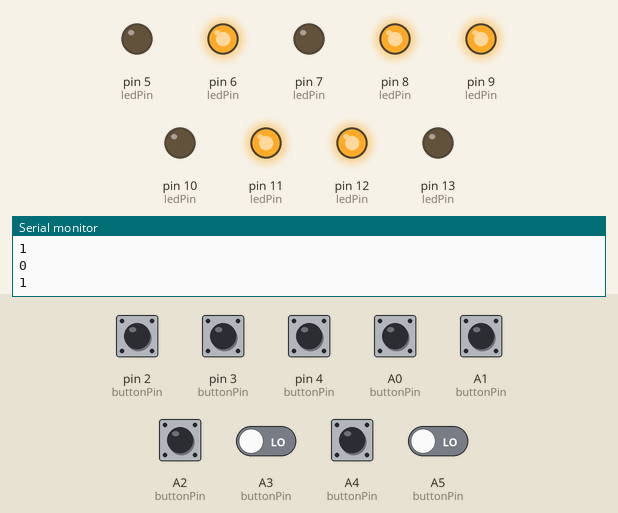
Bench run of a sketch on a simulated Arduino Uno, built with avr-gcc and run on an emulated ATmega328P. On the bench: output pins drawn as LEDs (lit = HIGH), the last lines printed to the serial monitor. Dashed ring = blinking. The inputs (shaded band) are chosen by the test bench; at power-on: A4 (buttonPin) HIGH, A0 (buttonPin), A1 (buttonPin), A2 (buttonPin), A3 (buttonPin), A5 (buttonPin), pin 2 (buttonPin), pin 3 (buttonPin), pin 4 (buttonPin) LOW. Random numbers use the default seed unless the sketch sets one.

Above: at 2.2 s.
2.3 s: pin 2 (buttonPin) pulled HIGH for 0.6 s
At 3.4 s:
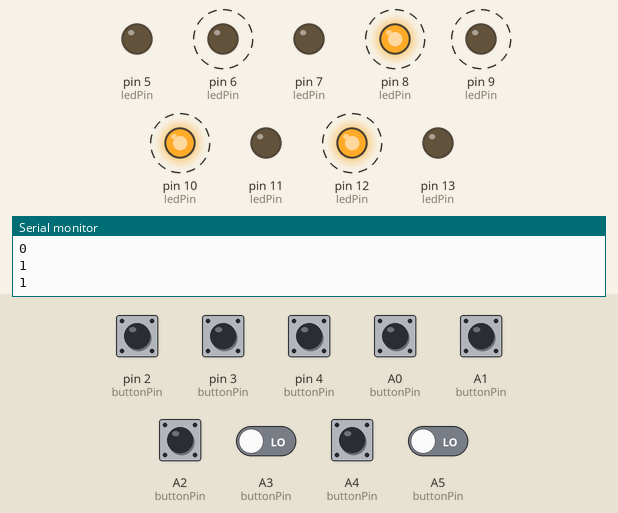
6.0 s: pin 3 (buttonPin) pulled HIGH for 0.6 s
At 6.8 s:
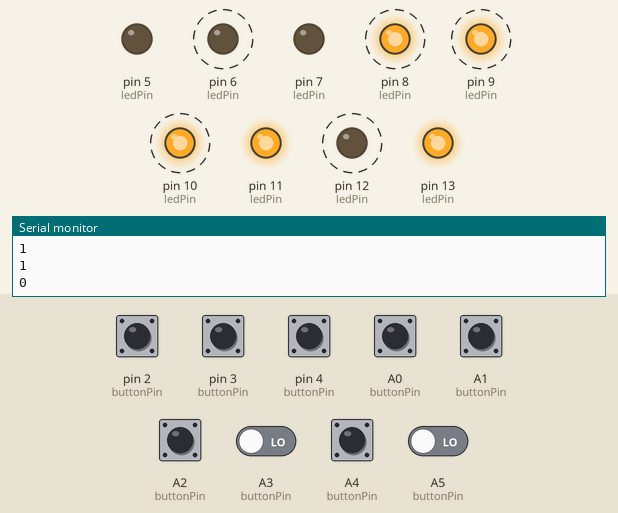
9.1 s: pin 4 (buttonPin) pulled HIGH for 0.6 s
At 10.4 s:
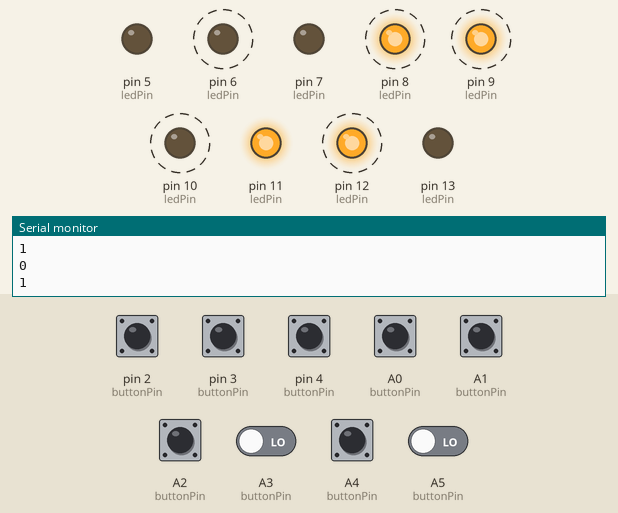
12.8 s: A0 (buttonPin) pulled HIGH for 0.6 s
At 13.9 s:
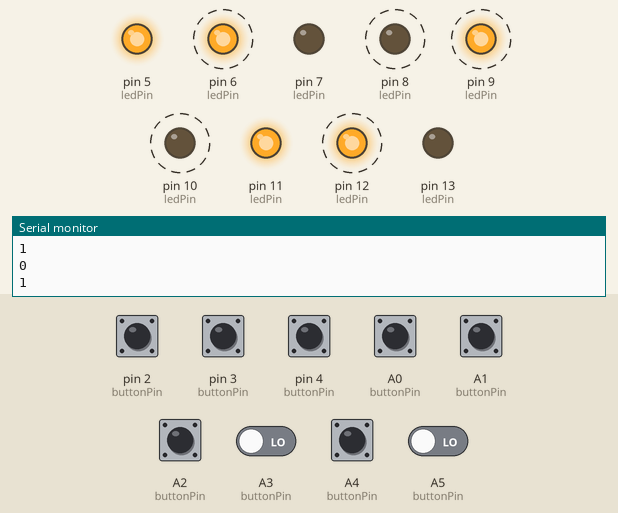
16.5 s: A1 (buttonPin) pulled HIGH for 0.6 s
At 17.9 s:
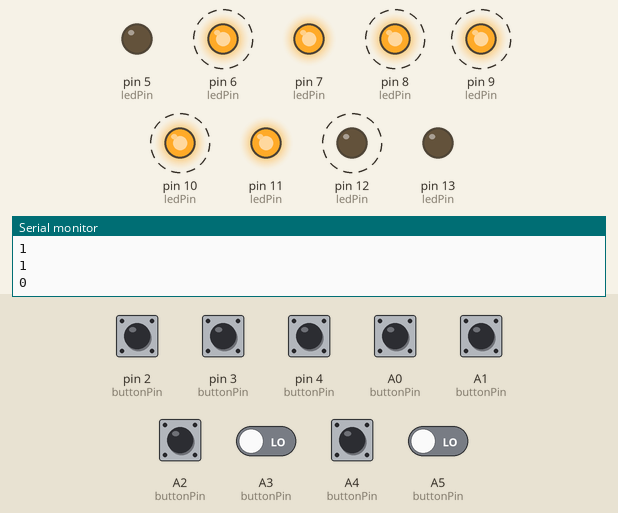
19.6 s: A2 (buttonPin) pulled HIGH for 0.6 s
At 20.4 s:
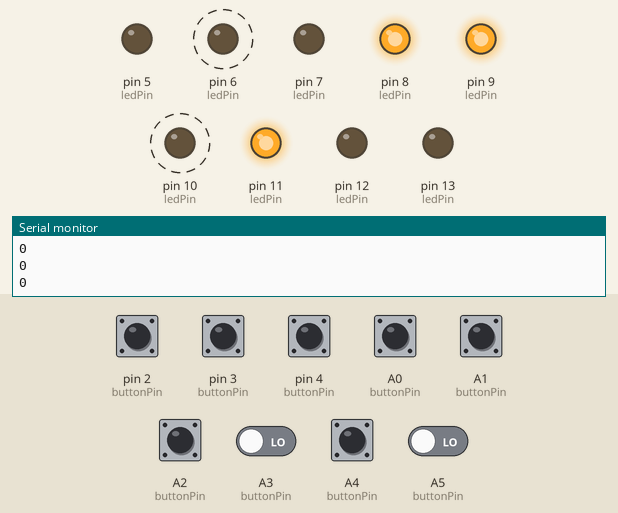
Timing chart, 0 to 24.3 s (numbered marks = the images above; inputs shaded):
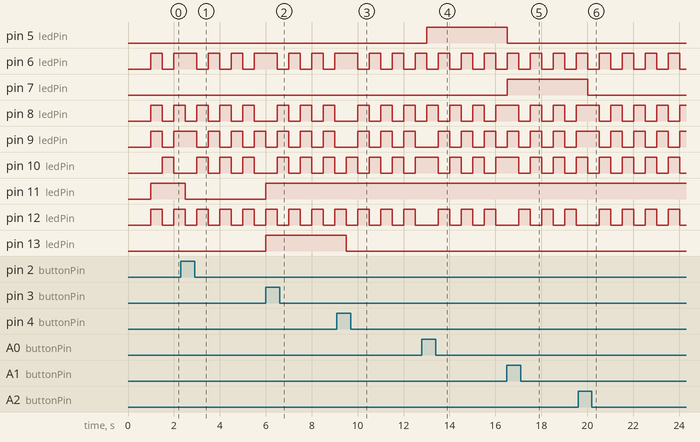

The sketch:

LED_PUZZLE.ino
```cpp
const int buttonPin[3][3] = {{A0, A1, A2}, {A3, A4, A5}, {2,  3,  4 }};
const int ledPin[3][3]    = {{5,  6,  7} , {8,  9,  10}, {11, 12, 13}};
bool ledOn[3][3] = {{LOW, LOW, LOW}, {LOW, LOW, LOW}, {LOW, LOW, LOW}};

// variables will change:
int buttonState = 0;         // variable for reading the pushbutton status

void setup() {
  Serial.begin(9600);
  // initialize the LED pin as an output:
  for (int i = 0; i < 3; i++)
  {
    for (int j = 0; j < 3; j++)
    {
      pinMode(buttonPin[i][j], INPUT);
      pinMode(ledPin[i][j], OUTPUT);

    }
  }

  while (true)
  {
    if (digitalRead(A4) != HIGH)
    {
      delay(10);
      continue;
    }
    randomSeed(micros());
    long rand1[2] = {random(3), random(3)};
    long rand2[2] = {random(3), random(3)};

    bool rand1CC = (rand1[0] + rand1[1]) % 2 == 0 && rand1[0] != 1 && rand1[1] != 1;
    bool rand2CC = (rand2[0] + rand2[1]) % 2 == 0 && rand2[0] != 1 && rand2[1] != 1;

    delay(1000);

    digitalWrite(ledPin[rand1[0]][rand1[1]], HIGH);
    digitalWrite(ledPin[rand2[0]][rand2[1]], HIGH);

    ledOn[rand1[0]][rand1[1]] = HIGH;
    ledOn[rand2[0]][rand2[1]] = HIGH;

    break;
  }
}

void loop()
{


  for (int i = 0; i < 3; i++)
  {
    for (int j = 0; j < 3; j++)
    {
      buttonState = digitalRead(buttonPin[i][j]);

      if (buttonState == HIGH)
      {
        for (int k = -1; k <= 1; k++)
          for (int l = -1; l <= 1; l++)
            if (i + k >= 0 && i + k < 3 && j + l >= 0 && j + l < 3 && (k == 0 || l == 0))
            {
              ledOn[i + k][j + l] = !ledOn[i + k][j + l];
              Serial.println(ledOn[i + k][j + l]);
              digitalWrite(ledPin[i + k][j + l],  ledOn[i + k][j + l]);
            }
        delay(500);
      }
    }
  }
}
```

Measured:
- after the input at 2.3 s, pin 11 (ledPin): HIGH → LOW after 0.20 s
- after the input at 6.0 s, pin 11 (ledPin), pin 13 (ledPin): LOW → HIGH at once
- after the input at 9.1 s, pin 13 (ledPin): HIGH → LOW after 0.41 s
- after the input at 12.8 s, pin 5 (ledPin): LOW → HIGH after 0.21 s
- after the input at 16.5 s, pin 5 (ledPin): HIGH → LOW at once; pin 7 (ledPin): LOW → HIGH at once
- after the input at 19.6 s, pin 7 (ledPin): HIGH → LOW after 0.42 s
- by itself, pin 6 (ledPin), pin 8 (ledPin), pin 9 (ledPin), pin 10 (ledPin), pin 12 (ledPin): alternates HIGH for 0.50 s and LOW for 0.50 s
